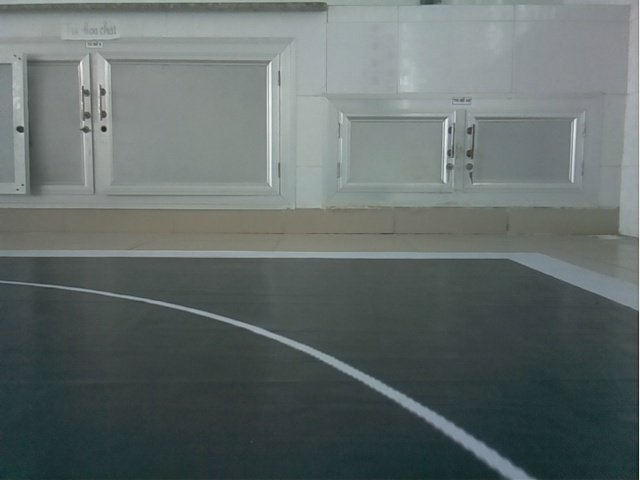
#> input picture Brain/1line.jpg, 640 x 480 px, given in place of output.mp4, which was not available
$ python detectLanetest.py
#> lines starting #> are read from the running program, lines starting #| are printed output that depends on the picture; after the words box and inside, x2 and y2 are one past the last pixel; in counts of white or black regions, pixels touching at a corner belong together; long printed decimals are rounded; pictures that were not available may be replaced by others from this repository, and a replacement may not be noted
#> further down, frame is the input picture: shape (480, 640, 3); mean B, G, R 106.5, 107.8, 98.1
import math
import time

import cv2
import numpy as np
cap = cv2.VideoCapture("output.mp4")

def grayscale(img):
    return cv2.cvtColor(img, cv2.COLOR_BGR2GRAY)
def canny(img, low_threshold, high_threshold):
#> called with low_threshold = 100, high_threshold = 150
    return cv2.Canny(img, low_threshold, high_threshold)
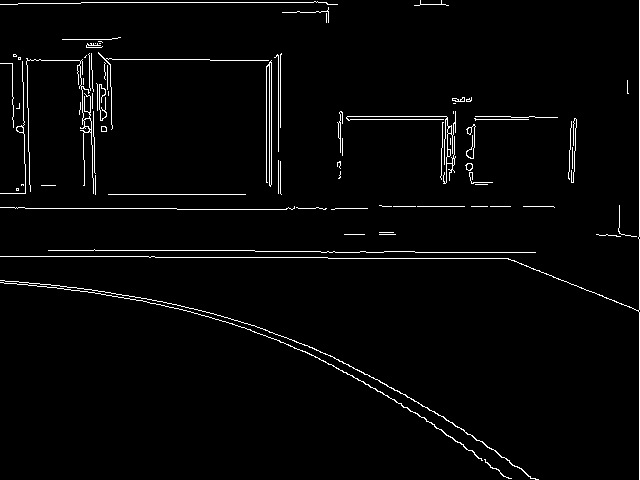
#> returned value: shape (480, 640); 2.5% white in thin lines or dots
def gaussian_blur(img, kernel_size):
#> called with kernel_size = 7
    return cv2.GaussianBlur(img, (kernel_size, kernel_size), 0)
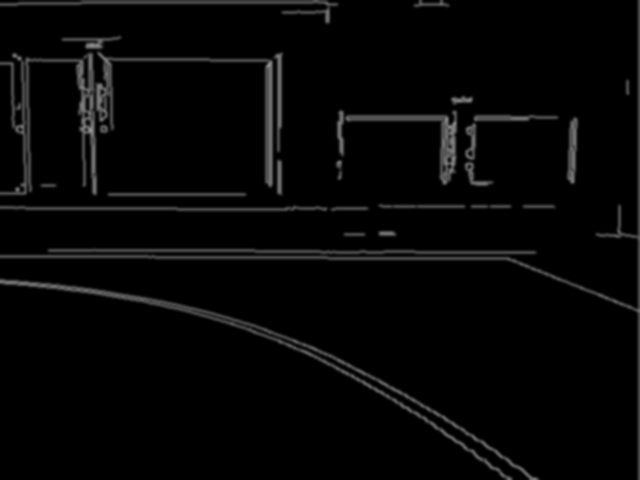
#> returned value: shape (480, 640); min 0, max 147, mean 6.2

def region_of_interest(img, vertices):
    mask = np.zeros_like(img)
    if len(img.shape) > 2:
        channel_count = img.shape[2]
        ignore_mask_color = (255,) * channel_count
    else:
        ignore_mask_color = 255
    cv2.fillPoly(mask, vertices, ignore_mask_color)
    masked_image = cv2.bitwise_and(img, mask)
    return masked_image
def process_image(image):
    image = cv2.resize(image,(640,480))
    blurred = gaussian_blur(canny(image, 100, 150), 7)
    rows, cols = image.shape[:2]
#> rows = 480; cols = 640
    bottom_left = [int(cols * 0.2), int(rows * 0.95)]
#> bottom_left = [128, 456]
    top_left = [int(cols * 0.25), int(rows * 0.45)]
#> top_left = [160, 216]
    bottom_right = [int(cols * 0.95), int(rows * 0.95)]
#> bottom_right = [608, 456]
    top_right = [int(cols * 0.75), int(rows * 0.45)]
#> top_right = [480, 216]
    vertices = np.array([[bottom_left, top_left, top_right, bottom_right]], dtype=np.int32)
    copied = np.copy(blurred)
    # [4 lines of commented-out code are left out]
    interested = region_of_interest(copied,vertices)
#> in region_of_interest, `cv2.fillPoly(mask, vertices, ignore_mask_color)`:
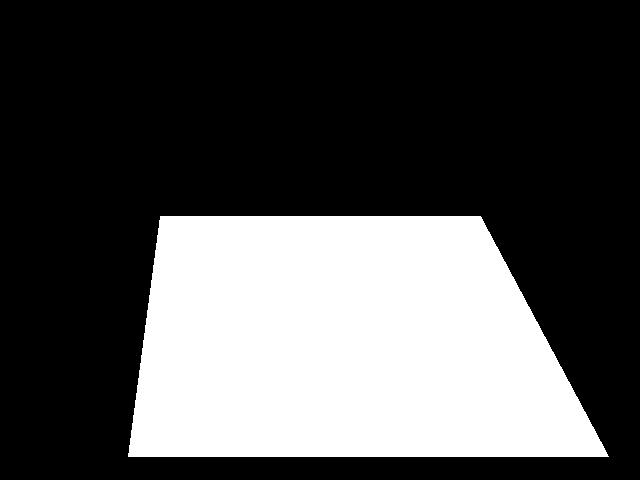
#> mask: shape (480, 640); 31.5% white; 1 white region, box (x1, y1, x2, y2) and area: (128, 216, 609, 457) 96641
#> in region_of_interest, `masked_image = cv2.bitwise_and(img, mask)`:
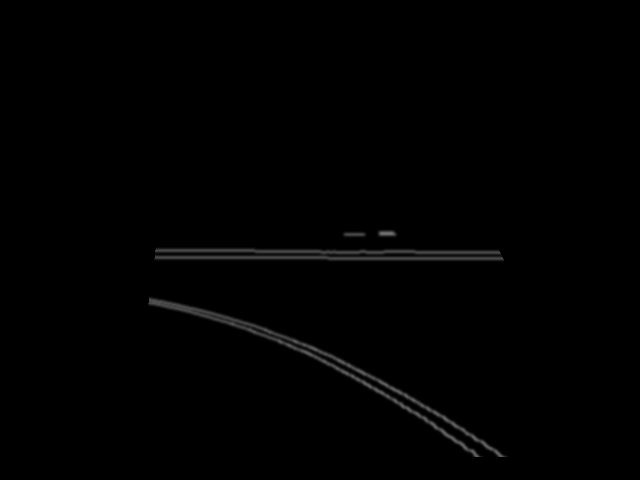
#> masked_image: shape (480, 640); min 0, max 112, mean 1.3
    where_left = np.where(interested[:, :interested.shape[1] // 2] > 80)
#> where_left = 50 positions, rows 323 to 355, columns 231 to 317
    where_right = np.where(interested[:, interested.shape[1] // 2:] > 80)
#> where_right = 452 positions, rows 232 to 456, columns 2 to 181
    try:
        dot_top_left = [np.max(where_left[1]), np.min(where_left[0])]
#> dot_top_left = [317, 323]
        pseudo_bottom_left = [np.min(where_left[1]), np.max(where_left[0])]
#> pseudo_bottom_left = [231, 355]
        m_left, c_left = np.polyfit([pseudo_bottom_left[1], dot_top_left[1]],
                                    [pseudo_bottom_left[0], dot_top_left[0]], 1)
#> m_left = -2.69; c_left = 1185.1
        dot_bottom_left = [int(image.shape[0] * m_left + c_left), image.shape[0]]
#> dot_bottom_left = [-104, 480]
        dot_top_right = [image.shape[1] // 2 + np.min(where_right[1]), np.min(where_right[0])]
#> dot_top_right = [322, 232]
        pseudo_bottom_right = [image.shape[1] // 2 + np.max(where_right[1]), np.max(where_right[0])]
#> pseudo_bottom_right = [501, 456]
        m_right, c_right = np.polyfit([pseudo_bottom_right[1], dot_top_right[1]],
                                      [pseudo_bottom_right[0], dot_top_right[0]], 1)
#> m_right = 0.799; c_right = 136.6
        dot_bottom_right = [int(image.shape[0] * m_right + c_right), image.shape[0]]
#> dot_bottom_right = [520, 480]
        middle_top = [int(dot_top_left[0] + ((dot_top_right[0] - dot_top_left[0]) / 2)), dot_top_left[1]]
#> middle_top = [319, 323]
        middle_bottom = [int(dot_bottom_left[0] + ((dot_bottom_right[0] - dot_bottom_left[0]) / 2)), image.shape[0]]
#> middle_bottom = [208, 480]
        steering_val = middle_bottom[0] - image.shape[1] // 2
#> steering_val = -112
        CONST_ANGLE= 1/21
        if steering_val > 0:
            steering_val = np.abs(steering_val)/(image.shape[1]*0.95)
            steering_val = steering_val/CONST_ANGLE
        else:
            steering_val = np.abs(steering_val)/(image.shape[1]*0.95)
#> steering_val = 0.184
            steering_val = -steering_val/CONST_ANGLE
#> steering_val = -3.87
    except:
        steering_val = 0
    return image,blurred,interested,steering_val

start = time.time()
while True:
    ret, frame = cap.read()
    frame,blu,imr,steering_val = process_image(image=frame)
#> steering_val = -3.87
    print(steering_val)
#| -3.868
    print(time.time()-start)
    cv2.imshow("frame",frame)
    cv2.imshow("blue",blu)
    cv2.imshow("process",imr)
    if cv2.waitKey(24) & 0xFF == ord("q"):
#> (key q is pressed here)
        break
cap.release()
cv2.destroyAllWindows()

$ run again, on Brain/frame.jpg
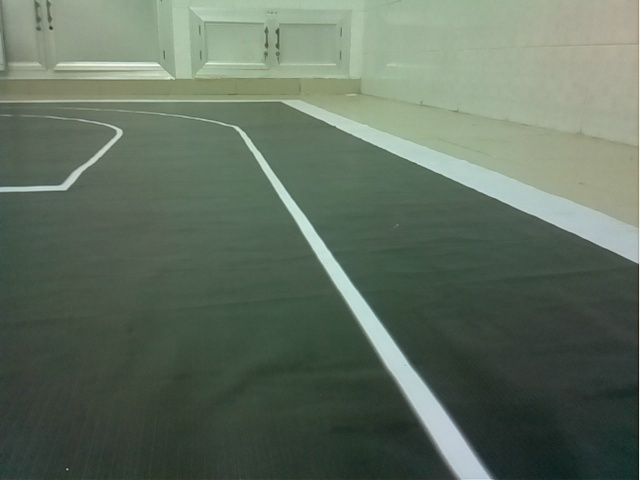
#> input picture Brain/frame.jpg, 640 x 480 px, given in place of output.mp4, which was not available
#> frame is the input picture: shape (480, 640, 3); mean B, G, R 95.8, 111.1, 96.8
#> in canny, `return cv2.Canny(img, low_threshold, high_threshold)`:
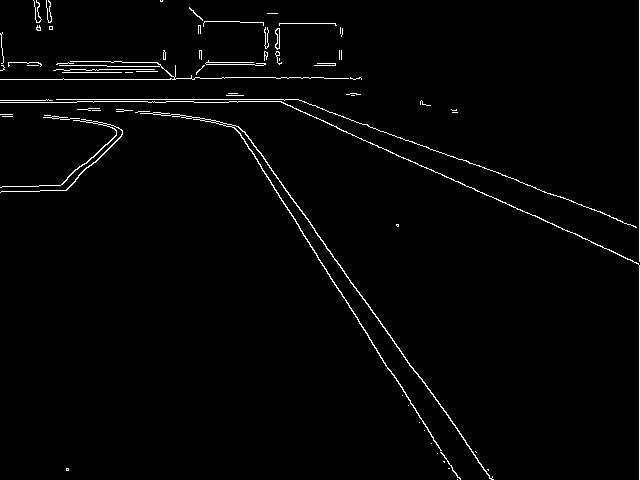
#> returned value: shape (480, 640); 1.8% white in thin lines or dots
#> mask: shape (480, 640); 31.5% white; 1 white region, box (x1, y1, x2, y2) and area: (128, 216, 609, 457) 96641
#> in region_of_interest, `masked_image = cv2.bitwise_and(img, mask)`:
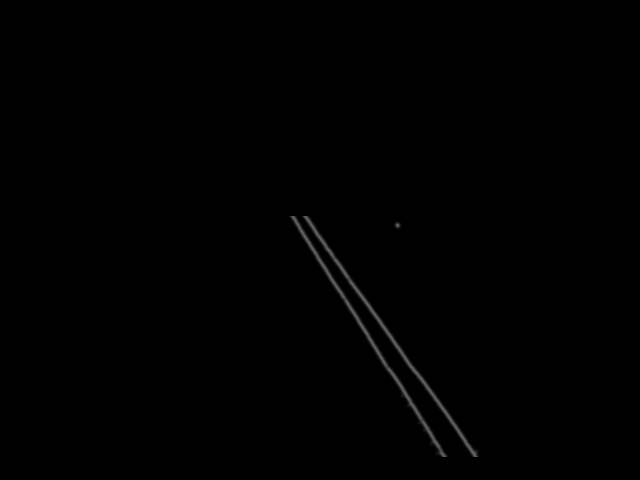
#> masked_image: shape (480, 640); min 0, max 101, mean 0.7
#> where_left = 142 positions, rows 216 to 261, columns 292 to 319
#> where_right = 888 positions, rows 224 to 456, columns 0 to 156
#> dot_top_left = [319, 216]
#> pseudo_bottom_left = [292, 261]
#> m_left = -0.6; c_left = 448.6
#> dot_bottom_left = [160, 480]
#> dot_top_right = [320, 224]
#> pseudo_bottom_right = [476, 456]
#> m_right = 0.672; c_right = 169.4
#> dot_bottom_right = [492, 480]
#> middle_top = [319, 216]
#> middle_bottom = [326, 480]
#> in process_image, `steering_val = middle_bottom[0] - image.shape[1] // 2`: steering_val = 6
#> in process_image, `steering_val = np.abs(steering_val)/(image.shape[1]*0.95)`: steering_val = 0.00987
#> in process_image, `steering_val = steering_val/CONST_ANGLE`: steering_val = 0.207
#| 0.2072
